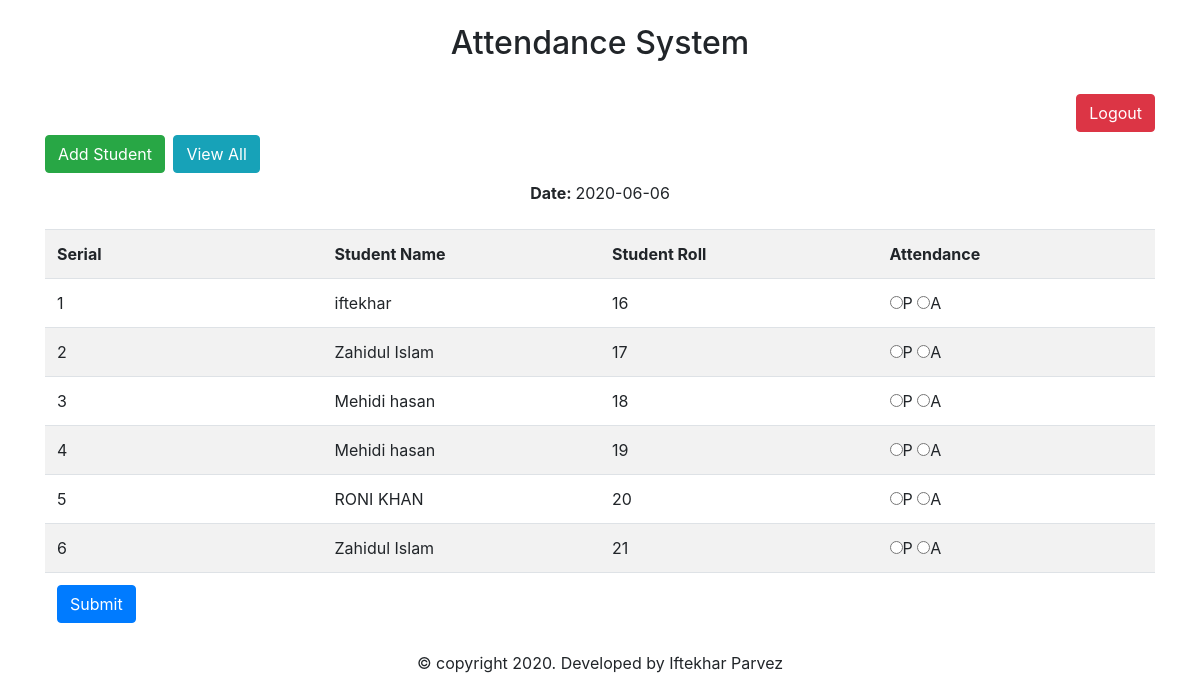
The page /welcome.php (signed in) on the database its author committed.
### tables this page shows
CREATE TABLE IF NOT EXISTS `tbl_student` (
  `id` int(11) NOT NULL,
  `name` varchar(255) NOT NULL,
  `roll` int(11) NOT NULL
);

### lib/Database.php (called while the page is built, shortened)
<?php
Class Database{
 public $host   = DB_HOST;
 public $user   = DB_USER;
 public $pass   = DB_PASS;
 public $dbname = DB_NAME;
 public $link;
private function connectDB(){
 $this->link = new mysqli($this->host, $this->user, $this->pass,
  $this->dbname);
 }
public function select($query){
  $result = $this->link->query($query) or
   die($this->link->error.__LINE__);
  if($result->num_rows > 0){
    return $result;
  } else {
    return false;
  }
 }
}

### lib/Student.php (called while the page is built, shortened)
<?php
$filepath = realpath(dirname(__FILE__));
include_once ($filepath.'/Database.php');
class Student{
	private $db;
	public function __construct(){
		$this->db = new Database();
	}
	public function getStudents(){
		$query = "SELECT * FROM tbl_student";
		$result = $this->db->select($query);
		return $result;
	}
}
?>

### welcome.php (the view, shortened to what this page needs)
<?php require_once('inc/header.php'); ?>
<?php require_once('lib/Student.php'); ?>
<?php
  $stu = new Student();
  $cur_date = date('Y-m-d');
?>
    <div class="top-area">
      <div class="container">
		  <div class="row">
			<div class="col-md-12">
				<div style="text-align:right" class="logout">
					<a class="btn btn-danger" href="logout.php">Logout</a>
				</div>
			</div>
		  </div>
        <div class="row">
          <div class="col-md-12">
             <div class="panel panel-default">
              <div class="panel-heading">
                <h2>
                  <a class="btn btn-success" href="add.php">Add Student</a>
                  <a class="btn btn-info pull-right" href="date_view.php">View All</a>
                </h2>
              </div>
              <div class="panel-body">
                <div class="well text-center">
                  <strong>Date: </strong><?php echo $cur_date; ?>
                </div><br>
                <form action="" method="POST">
                  <table class="table table-striped">
                    <tr>
                      <th width="25%">Serial</th>
                      <th width="25%">Student Name</th>
                      <th width="25%">Student Roll</th>
                      <th width="25%">Attendance</th>
                    </tr>
                    <?php
                      $get_student = $stu->getStudents();
                      if($get_student){
                        $i = 0;
                        while($value = $get_student->fetch_assoc()){
                          $i++;
                     ?>
                    <tr>
                      <td><?php echo $i; ?></td>
                      <td><?php echo $value['name']; ?></td>
                      <td><?php echo $value['roll']; ?></td>
                      <td>
                        <input type="radio" name="attend[<?php echo $value['roll']; ?>]" value="present">P
                        <input type="radio" name="attend[<?php echo $value['roll']; ?>]" value="absent">A
                      </td>
                    </tr>
                    <?php    } } ?>
                    <tr>
                      <td colspan="4">
                        <input class="btn btn-primary" type="submit" name="submit" value="Submit">
                      </td>
                    </tr>
                  </table>
                </form>
              </div>
            </div>
          </div>
        </div>
      </div>
    </div>
 <?php require_once('inc/footer.php'); ?>

### rows shown on the page
tbl_student: name "iftekhar", roll "16"
tbl_student: name "Zahidul Islam", roll "17"
tbl_student: name "Mehidi hasan", roll "18"
tbl_student: name "Mehidi hasan", roll "19"
tbl_student: name "RONI KHAN", roll "20"
tbl_student: name "Zahidul Islam", roll "21"
